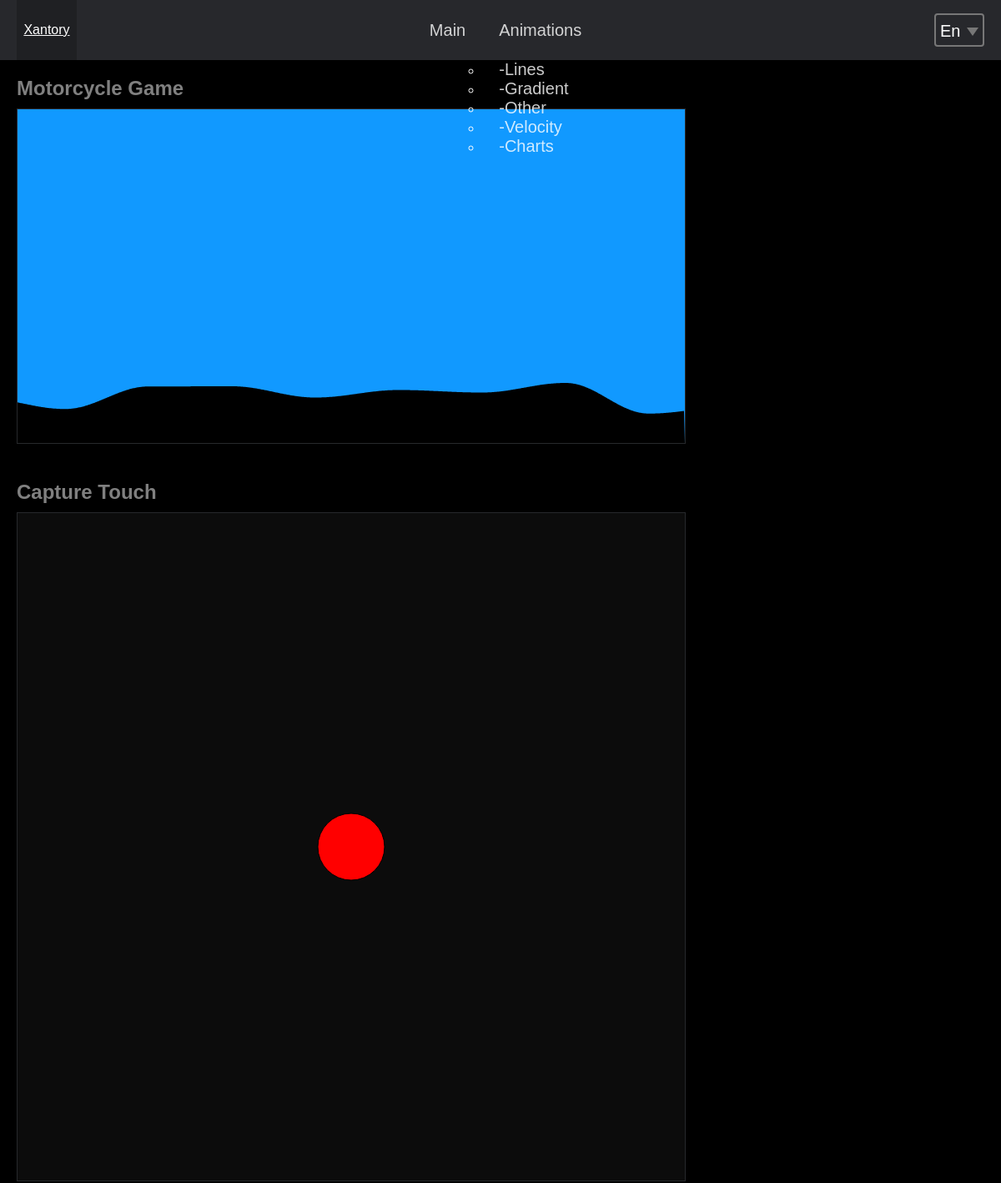
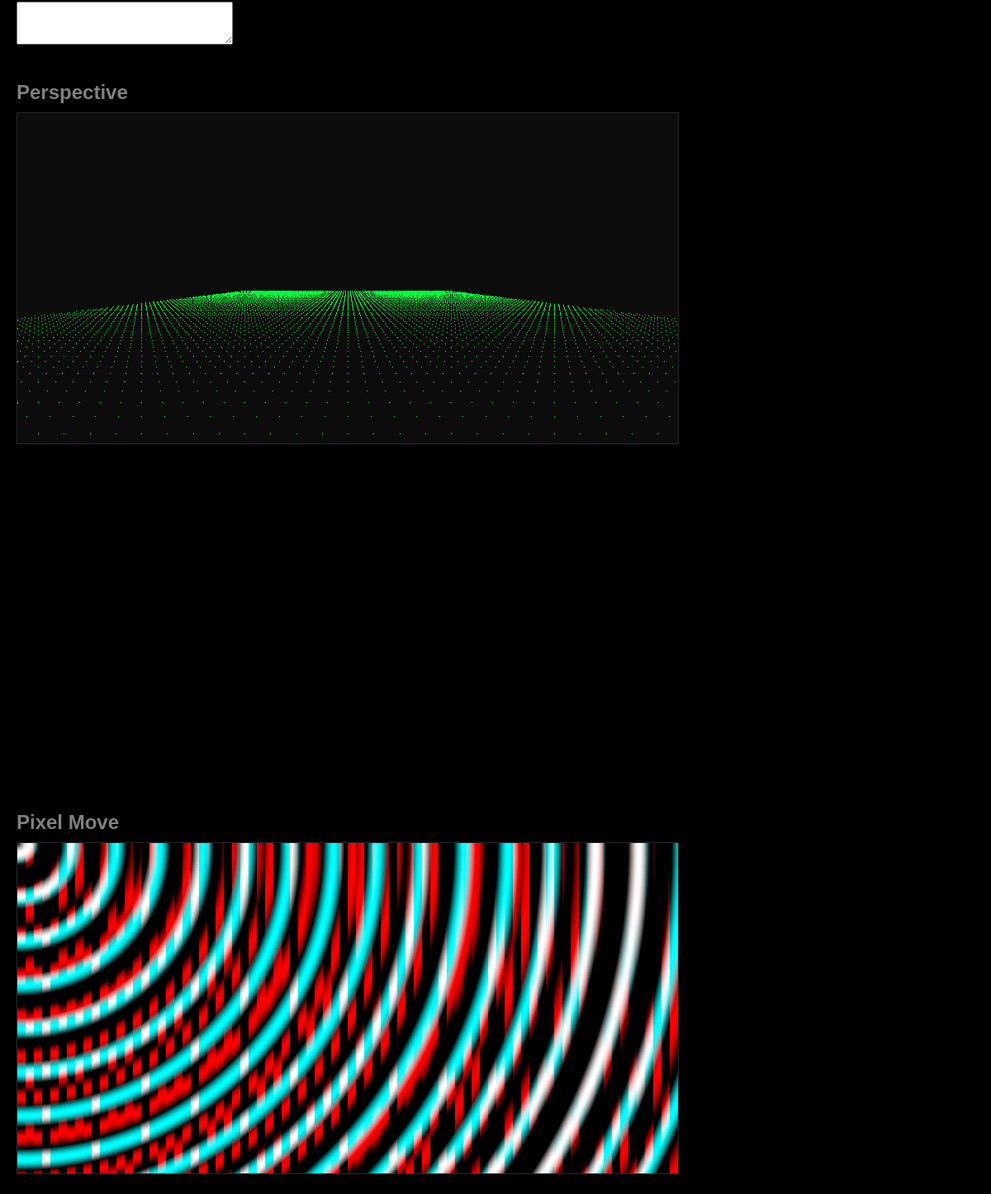
/animations/other, run on the app's committed database (2 pictures, top to bottom).
### tables this page shows
CREATE TABLE `menuitems` (
  `id` int(11) NOT NULL,
  `link` varchar(256) NOT NULL,
  `parent` int(11) NOT NULL,
  `alias` varchar(256) NOT NULL,
  `position` int(11) NOT NULL
);

CREATE TABLE `menuitems_translate` (
  `id` int(11) NOT NULL,
  `menuitem_alias` varchar(255) NOT NULL,
  `lang_alias` varchar(255) NOT NULL,
  `value` varchar(255) NOT NULL
);

### core/base/Controller.php (called while the page is built, shortened)
<?php
abstract class Controller {
  public $route = [];
  public $view;
  public $layout;
  public $vars = [];
  public $scripts = '';
  public function __construct($route) {
      $this->route = $route;
      $this->view = $route['action'];
      $langs = LangWidget::getLangs();
  }
  public function getView() {
    $viewObj = new View($this->route, $this->layout, $this->view);
    $viewObj->scripts = $this->scripts;
    $viewObj->render($this->vars);
  }
  public function addScript($script) {
    $this->scripts .= $script;
  }
}

### public/index.php (called while the page is built, shortened)
<?php
$query = $_SERVER['QUERY_STRING'];
$query = rtrim($query, '/');
Router::dispatch($query);

### core/Db.php (called while the page is built, shortened)
<?php
class Db {
  protected $pdo;
  protected function __construct() {
    $config = require ROOT . '/config/db.php';
    $options = [
      PDO::ATTR_ERRMODE => PDO::ERRMODE_EXCEPTION,
      PDO::ATTR_DEFAULT_FETCH_MODE => PDO::FETCH_ASSOC,
    ];
    $this->pdo = new PDO(
      $config['dsn'],
      $config['user'],
      $config['pass'],
      $options
    );
  }
  public function query($sql, $params = []) {
    $statement = $this->pdo->prepare($sql);
    $res = $statement->execute($params);
    if ($res !== false) {
      return $statement->fetchAll();
    }
    return [];
  }
}

### config/db.php (called while the page is built)
<?php
$db_host = $_ENV['DB_HOST'];
$db_user = $_ENV['DB_USER'];
$db_password = $_ENV['DB_PASSWORD'];
$db_name = $_ENV['DB_NAME'];
return [
  'dsn' => "mysql:host=$db_host;dbname=$db_name;charset=utf8",
  'user' => $db_user,
  'pass' => $db_password
];

### core/base/Model.php (called while the page is built, shortened)
<?php
class Model {
  protected $db;
  public function __construct() {
    $this->db = Db::instance();
  }
  public function findBySql($sql, $params = []) {
    return $this->db->query($sql, $params);
  }
}

### app/controllers/AppController.php (called while the page is built, shortened)
<?php
class AppController extends Controller {
  public function __construct($route) {
    parent::__construct($route);
  }
}

### core/TSingletone.php (called while the page is built, shortened)
<?php
trait TSingletone {
  protected static $instance;
  public static function instance() {
    if (self::$instance === null) {
      self::$instance = new self;
    }
    return self::$instance;
  }
}

### core/Registry.php (called while the page is built, shortened)
<?php
class Registry {
  protected static $properties = [];
  public function setProperty($name, $value) {
    self::$properties[$name] = $value;
  }
  public function getProperty($name) {
    if (isset(self::$properties[$name])) {
      return self::$properties[$name];
    }
    return null;
  }
}

### app/widgets/lang/templates/lang-dropdown/lang-dropdown.php (the view, shortened to what this page needs)
<div class="w-lang-dropdown">
  <select class="w-lang-dropdown__select js-w-lang-dropdown__select">
    <?php foreach ($this->langs as $key => $value) : ?>
      <option value="<?=$key?>" <?=$this->lang['alias'] == $key ? 'selected' : null?>><?=$value['title']?></option>
    <?php endforeach; ?>
  </select>
</div>

### app/widgets/menu/Menu.php (shortened to what this page needs)
<?php
class Menu {
  protected $data;
  protected $template;
  protected $cacheKey = 'menu';
  protected $langAlias = '';
  protected $className = 'w-menu';
  protected $containerTag = 'ul';
  protected $containerAttributes = '';
  public function __construct($options = []) {
    $this->template = __DIR__ . '/templates/menu.php';
    $lang = Tone::$app->getProperty('lang');
    $this->langAlias = $lang['alias'];
    $this->cacheKey = $this->cacheKey . $this->langAlias;
    $this->run();
  }
  public function run() {
    $cache = Tone::$app->cache;
    $this->menuHtml = $cache->get($this->cacheKey);
    if (!$this->menuHtml) {
      $this->loadData();
      $this->tree = $this->getTree();
      $this->menuHtml = $this->getMenuHtml($this->tree);
    }
    echo "<$this->containerTag $this->containerAttributes class='{$this->className}'>";
      echo $this->menuHtml;
    echo "</$this->containerTag>";
  }
  protected function loadData() {
    $model = new Model();
    $sql = "
      SELECT menuitems.*, menuitems_translate.value
      FROM menuitems
      LEFT JOIN menuitems_translate ON
        menuitems.alias = menuitems_translate.menuitem_alias AND
        menuitems_translate.lang_alias = '" . $this->langAlias . "'
      ORDER BY position
    ";
    $categories = $model->findBySql($sql);
    $assocCategories = $this->getAssocArrayWithIds($categories);
    $this->data = $assocCategories;
  }
  protected function getAssocArrayWithIds($categories) {
    $assocCategories = [];
    foreach ($categories as $item) {
      $keys = array_keys($item);
      $id = $item['id'];
      foreach ($keys as $key => $value) {
        if ($value != 'id') {
          $assocCategories[$id][$value] = $item[$value];
        }
      }
    }
    return $assocCategories;
  }
  protected function getTree() {
    $tree = [];
    $data = $this->data;
    foreach ($data as $id => &$node) {
      if (!$node['parent']) {
        $tree[$id] = &$node;
      } else {
        $data[$node['parent']]['childs'][$id] = &$node;
      }
    }
    return $tree;
  }
  protected function getMenuHtml($tree, $tab = '', $firstIteration = true) {
    $str = '';
    foreach ($tree as $id => $item) {
      $str .= $this->categoryToTemplate($item, $tab, $id, $firstIteration);
    }
    return $str;
  }
  protected function categoryToTemplate($category, $tab = '', $id, $firstIteration) {
    require $this->template;
    return ob_get_clean();
  }
}

### app/widgets/menu/templates/menu.php
<li>
  <a href="<?=$category['link'];?>" class="w-menu__nav-link">
    <?=$tab . $category['value'];?>
  </a>
  <?php if (isset($category['childs'])) : ?>
    <ul>
      <?=$this->getMenuHtml($category['childs'], $tab . '-', false);?>
    </ul>
  <?php endif; ?>
</li>

### data on the page
menuitems: menuitems_translate.value "Main"
menuitems: menuitems_translate.value "Animations"
menuitems: tab "-", menuitems_translate.value "Lines"
menuitems: tab "-", menuitems_translate.value "Gradient"
menuitems: tab "-", menuitems_translate.value "Other"
menuitems: tab "-", menuitems_translate.value "Velocity"
menuitems: tab "-", menuitems_translate.value "Charts"

### other printed values
$title "Motorcycle Game Capture Touch Perspective Pixel Move"
form field value "En"
